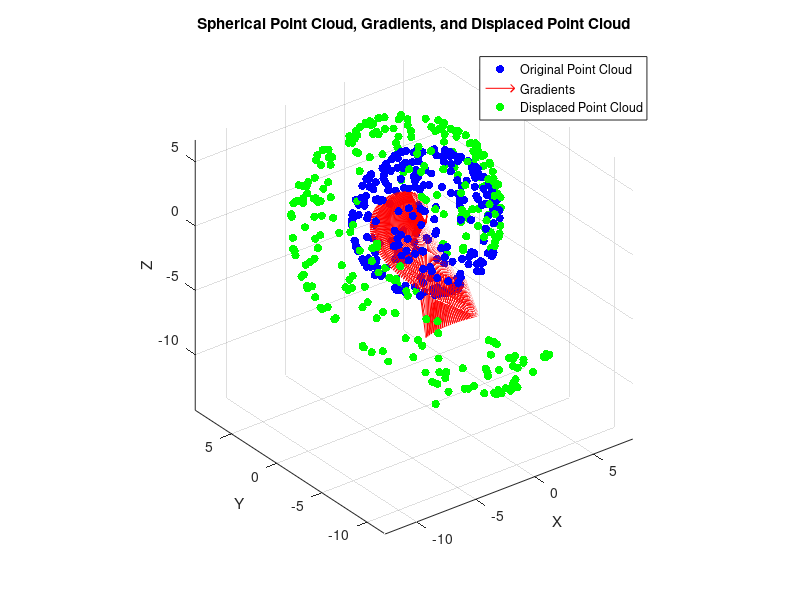

MATLAB code for this plot:

clear

%directory = 'D:\Import To Matlab\SyntheticPointCloud_v5\ PsiTheta1_ 0 - 0     PsiTheta2_ 0 - 0 Abl';  % Replace with the actual directory path

% Specify the path of the directory full of folders
folderPath = 'D:\Import To Matlab\SyntheticPointCloud_v5\';


% Get all files and folders in the current folder
contents = dir(folderPath);


%
  
for ki = 1:numel(contents)
    
% Get a list of all files in the directory
item = contents(ki) ;
directory = fullfile(folderPath, item.name  ); 
files = dir(directory);
% Get a list of all files in the directory
files = dir(fullfile(directory, '*.csv'));  % Replace '*.txt' with the actual file extension


% Sort the files based on the numerical order in the filename
[~, order] = sort(cellfun(@(x) str2double(x(1:strfind(x, 'P')-1)), {files.name}));
% Reorder the files based on the sorted order
sorted_files = files(order);
files = sorted_files;


%
% Loop through each file
AblAP_All_Multi = [];
for i = 1:numel(files)
    filename = files(i).name;
    
    % Check if the file is a text file
    idx = 5 : 1 : (15*4)+1 ;
    if ~isequal(filename, '.') && ~isequal(filename, '..') && ~files(i).isdir
    
        % Read the data from the current file
        file_data = dlmread(fullfile(directory, filename));
        
        % Get the data points
        x = file_data(:, 1);
        y = file_data(:, 2);
        z = file_data(:, 3);
        
        QuerryPointsOG = [x,y,z];
        
        % Process the data points here...
        
        % Read the subsequent file
        if i < numel(files)
            next_file_data = dlmread(fullfile(directory, files(i+1).name));
            next_x = next_file_data(:, 1);
            next_y = next_file_data(:, 2);
            next_z = next_file_data(:, 3);
            
            % Process the subsequent data points here...
            TargetPoint = [next_x, next_y, next_z];
            VectorsBnd = AIM3AblationVectorFieldLinked( QuerryPointsOG, TargetPoint );   
            
            
            
            X1 = x;    Y1 = y;     Z1 = z;
            [k, vol] = boundary([X1,Y1,Z1], 0 );
            set(gcf,'color','w');
            axis equal;
            title( join(["Probe Placement Atlas"]), 'Fontsize', 14 )   
            
  
            %USE angleIdx or exprmt
            t1 = trisurf(k, X1, Y1 , Z1 ,'Facecolor', 'b' ,'FaceAlpha', .05 ,...
                 'EdgeColor', 'none' );
            %Plot the next
            %p1 = plot3( X2, Y2 , Z2 , '.', 'Color', 'k', 'MarkerSize', 5); 
            %plot the direction of growth of the ablation volume
            p2 = plot3( X1, Y1 , Z1  , '.', 'Color', 'k', 'MarkerSize', 1);
            hold on
            q = quiver3( X1, Y1 , Z1 , VectorsBnd(:,1)  ,VectorsBnd(:,2), VectorsBnd(:,3),...
                         'LineWidth', 1.5);
            %// Compute the magnitude of the vectors
            mags = sqrt(sum(cat(2, q.UData(:), q.VData(:), ...
                        reshape(q.WData, numel(q.UData), [])).^2, 2));
            %// Get the current colormap
            currentColormap = colormap(jet);
            %// Now determine the color to make each arrow using a colormap
            [~, ~, ind] = histcounts(mags, size(currentColormap, 1));
            %// Now map this to a colormap to get RGB
            cmap = uint8(ind2rgb(ind(:), currentColormap) * 255);
            cmap(:,:,4) = 255;
            cmap = permute(repmat(cmap, [1 3 1]), [2 1 3]);
            %// We repeat each color 3 times (using 1:3 below) because each arrow has 3 vertices
            set(q.Head, ...
                'ColorBinding', 'interpolated', ...
                'ColorData', reshape(cmap(1:3,:,:), [], 4).');   %'
            %// We repeat each color 2 times (using 1:2 below) because each tail has 2 vertices
            set(q.Tail, ...
                'ColorBinding', 'interpolated', ...
                'ColorData', reshape(cmap(1:2,:,:), [], 4).');
            
            xlabel('X')
            ylabel('Y')
            zlabel('Z')
            title( join([ item.name ])   )
            view( -40 ,20)
            xlim([-30, 30])
            ylim([-30, 30])
            zlim([-40, 40])  
            axis equal
            hold off
            
            
            minutes =  floor( (idx(i)*15-15)/60) ; 
            seconds  = mod( (idx(i)*15-15), 60)    ;
            firstRow = [1,2,3, 0, minutes, seconds];
            ptsMulti = [ firstRow; X1, Y1 , Z1, VectorsBnd]; 
            
            AblAP_All_Multi = [AblAP_All_Multi , ptsMulti ];
         
            
            
            
            pause(.1) 
        end
    end
end

firstRow1 = [1,2,3, 0, 14, 30];
firstRow2 = [1,2,3, 0, 14, 45];
firstRow3 = [1,2,3, 0, 15, 0];
ptsMulti1 = [ firstRow1; X1, Y1 , Z1, VectorsBnd.*.90]; 
ptsMulti2 = [ firstRow2; X1, Y1 , Z1, VectorsBnd.*80]; 
ptsMulti3 = [ firstRow3; X1, Y1 , Z1, VectorsBnd.*70]; 

AblAP_All_Multi = [AblAP_All_Multi , ptsMulti1, ptsMulti2, ptsMulti3 ];
%

resultsDir = 'D:\Import To Matlab\SyntheticPointCloud_Linked Ablation Vectors v3\'; 
[filepath,name,ext] = fileparts(directory);


resultsDir2 = join([ resultsDir ]);
% [status, msg, msgID] = mkdir(resultsDir2);
ExportFileName = join([ name, 'Points_a_Vectors.csv'  ]);
exportBoundaryTitle = fullfile(resultsDir2, ExportFileName);
%-----------------------------------------%             Write the filename              
writematrix( AblAP_All_Multi , exportBoundaryTitle);   



pause(5)
end 

%%
% Create a spherical point cloud
numPoints = 300;
radius = 5;
theta = 2*pi * rand(numPoints, 1);
phi = acos(2*rand(numPoints, 1) - 1);
x = radius * sin(phi) .* cos(theta);
y = radius * sin(phi) .* sin(theta);
z = radius * cos(phi);
pointCloud = [x, y, z];

% Create a 3D spherical gradient
numVectors = 200;
gradTheta = linspace(0, 2*pi, numVectors)';
gradPhi = linspace(0, pi, numVectors)';
gradRadius = linspace(0, 10, numVectors)';
gradX = gradRadius .* sin(gradPhi) .* cos(gradTheta);
gradY = gradRadius .* sin(gradPhi) .* sin(gradTheta);
gradZ = gradRadius .* cos(gradPhi);
gradient = [gradX, gradY, gradZ];

% Displace the spherical point cloud using the gradient information
displacedPointCloud = pointCloud;
threshold = 1;  % Define a threshold for displacement

for i = 1:numPoints
    point = pointCloud(i,:);
    
    % Find the closest vector from the gradient for displacement
    closestVectorIndex = -1;
    closestVectorDistance = Inf;
    
    for j = 1:numVectors
        vector = gradient(j,:);
        vectorDistance = norm(point - vector);
        
        if vectorDistance < closestVectorDistance
            closestVectorDistance = vectorDistance;
            closestVectorIndex = j;
        end
    end
    
    % Calculate displacement if the closest vector meets the threshold
    if closestVectorDistance > threshold
        displacement = threshold * gradient(closestVectorIndex,:);
        displacedPointCloud(i,:) = point + displacement;
    end
end

% Visualize the original point cloud, the gradients, and the displaced point clouds
figure;
scatter3(pointCloud(:, 1), pointCloud(:, 2), pointCloud(:, 3), 'filled', 'MarkerFaceColor', 'blue');
hold on;
quiver3(zeros(numVectors, 1), zeros(numVectors, 1), zeros(numVectors, 1), gradient(:, 1), gradient(:, 2), gradient(:, 3), 'color', 'red');
scatter3(displacedPointCloud(:, 1), displacedPointCloud(:, 2), displacedPointCloud(:, 3), 'filled', 'MarkerFaceColor', 'green');

title('Spherical Point Cloud, Gradients, and Displaced Point Cloud');
xlabel('X');
ylabel('Y');
zlabel('Z');
legend('Original Point Cloud', 'Gradients', 'Displaced Point Cloud');
axis equal
